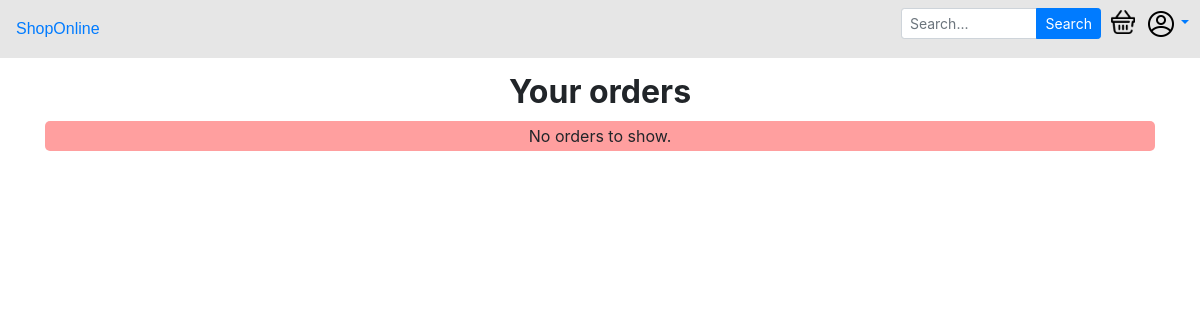
/accounts/orders (signed in), run on an earlier commit of the app's database.
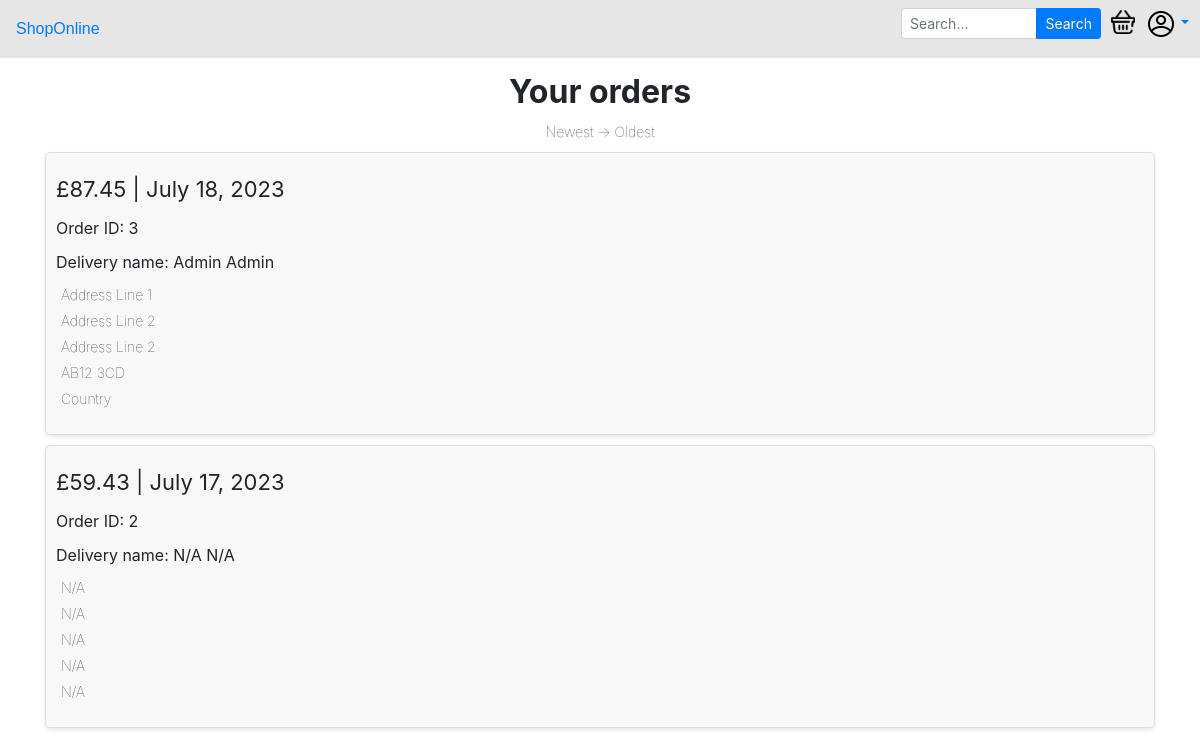
And on a later commit of the database.
### storeapp/models.py (models this page shows, shortened)
class CustomerOrder(models.Model):
    total = models.FloatField()
    customer = models.ForeignKey(User, on_delete=models.CASCADE)
    date = models.DateField(default=datetime.now())
    delivery = models.ForeignKey(DeliveryAddress, on_delete=models.CASCADE)

class DeliveryAddress(models.Model):
    fname = models.CharField(max_length=255)
    lname = models.CharField(max_length=255)
    postcode = models.CharField(max_length=8)
    line1 = models.CharField(max_length=255)
    line2 = models.CharField(max_length=255, null=True)
    line3 = models.CharField(max_length=255, null=True)
    phone_number = models.CharField(max_length=15, null=True, blank=True)
    country = models.CharField(max_length=100)

### storeapp/views.py (the view)
# urls.py: path('accounts/orders', views.orders, name='orders'),
@login_required
def orders(request):
    context={}
    user = request.user
    try:
        results = CustomerOrder.objects.filter(customer=user.id).order_by('-id')
        context["orders"] = results
    except:
        pass
    return render(request, 'storeapp/orders.html', context)

### storeapp/templates/storeapp/orders.html (shortened to what this page needs)
{% extends 'base.html' %}
{% load static %}
{% block content %}
<span class="loud top centered">Your orders</span>
<div class="container store">
    {% if orders %}
    <span class="quiet centered">Newest -> Oldest</span>
        {% for order in orders %}
        <div class="container order-container top">
            <div class="row semi-loud">
                <span>£{{order.total}}&nbsp;|&nbsp;{{ order.date }}</span>
            </div>
            <div class="row">
                <span>Order ID: {{ order.id }}</span>
            </div>
            <div class="row">
                <span>Delivery name: {{order.delivery.fname}} {{order.delivery.lname}}</span>
            </div>
            <div>
                <div class="row address-line">
                    <span>{{order.delivery.line1}}</span>
                </div>
                <div class="row address-line">
                    <span>{{order.delivery.line2}}</span>
                </div>
                <div class="row address-line">
                    <span>{{order.delivery.line2}}</span>
                </div>
                <div class="row address-line">
                    <span>{{order.delivery.postcode}}</span>
                </div>
                <div class="row address-line">
                    <span>{{order.delivery.country}}</span>
                </div>
            </div>
        </div>
        {% endfor %}
    {% else %}
    <div class="container error-container centered">
        <span>No orders to show.</span>
    </div>
    {% endif %}
    </div>
</div>
{% endblock content %}

### templates/base.html (shortened to what this page needs)
{% load static %}
<!DOCTYPE html>
<html>
    <head>
        <link rel="stylesheet" href="{% static 'css/styles.css' %}" type="text/css">
        <link rel="stylesheet" href="{% static 'css/bootstrap.css' %}" type="text/css">
    </head>
    <body>
    <div class="body-container">
    {% include 'navbar.html' %}
    {% block content %}
    {% endblock content %}
    </body>
</html>

### templates/navbar.html (shortened to what this page needs)
{% load static %}
<div class="d-flex justify-content-between navbar">
    <div class="logo align-self-center">
        <a class="logo" href="/store">ShopOnline</a>
    </div>
    <div class="row align-self-center navbar-row">
        <div class="col navbar-col ">
            <form class="search-form form-inline" action="/store/search/" method="GET">
                <div class="input-group">
                    <input class="form-control form-control-sm" type="text" name="query" placeholder="Search...">
                    <div class="input-group-append">
                        <button class="btn btn-primary btn-sm" type="submit">Search</button>
                    </div>
                </div>
            </form>
        </div>
        <div class="col navbar-col ">
            <a href="#">
                <img src="{% static 'media/shopping-cart.png' %}" width="24" height="24">
            </a>
        </div>
        <div class="col navbar-col">
            <div class="dropdown">
                <a class="dropdown-toggle" href="#" role="button" id="dropdownMenuLink" data-toggle="dropdown" aria-haspopup="true" aria-expanded="false"><img src="{% static 'media/avatar.png' %}" width="32" height="32"></a>
            </div>
        </div>
    </div>
</div>

### static/css/styles.css (style rules this page uses)
body { font-family: 'Montserrat', sans-serif; justify-content: center; text-align: center; background-color: white; color: black; margin: 0; padding: 0; width: 100%; }
span .loud, .loud { font-size: 32px; font-weight: bold; text-align: center; display: block; }
span .semi-loud, .semi-loud { font-size: 22px; font-weight: normal; text-align: center; display: block; }
span .quiet, .quiet { font-size: 14px; font-weight: lighter; text-align: center; display: block; }
.logo { font-family: 'Gill Sans', 'Gill Sans MT', Calibri, 'Trebuchet MS', sans-serif; }
.top { margin-top: 10px; margin-bottom: 5px; }
.container { max-width: 100%; padding: 0px; }
.body-container { padding: 0px; width: 100%; }
.order-container { background-color: #f8f8f8; padding: 20px; border: 1px solid #ddd; border-radius: 5px; box-shadow: 0 2px 4px rgba(0, 0, 0, 0.1); margin-bottom: 5px; }
.order-container span { margin-left: 10px; }
.navbar { width: 100%; background-color: #e6e6e6; margin: 0; }
.row .navbar-col { padding-left: 0px; padding-right: 10px; }
.row { margin-bottom: 10px; }
form { width: 200px; position: static; text-align: left; justify-content: left; }
.centered { justify-content: center; text-align: center; }
.address-line { margin-top: 5px; margin-bottom: 5px; font-size: 14px; text-indent: 5px; font-weight: lighter; }

What changed in the data, as far as the page shows it:
added CustomerOrder: total "87.45", date "July 18, 2023", id "3", delivery.fname "Admin", delivery.lname "Admin", delivery.line1 "Address Line 1", delivery.line2 "Address Line 2", delivery.postcode "AB12 3CD", delivery.country "Country"
added CustomerOrder: total "59.43", date "July 17, 2023", id "2", delivery.fname "N/A", delivery.lname "N/A", delivery.line1 "N/A", delivery.line2 "N/A", delivery.postcode "N/A", delivery.country "N/A"
Also different on the page:
text no longer shown: "No orders to show."
text now shown: "Newest -> Oldest"
